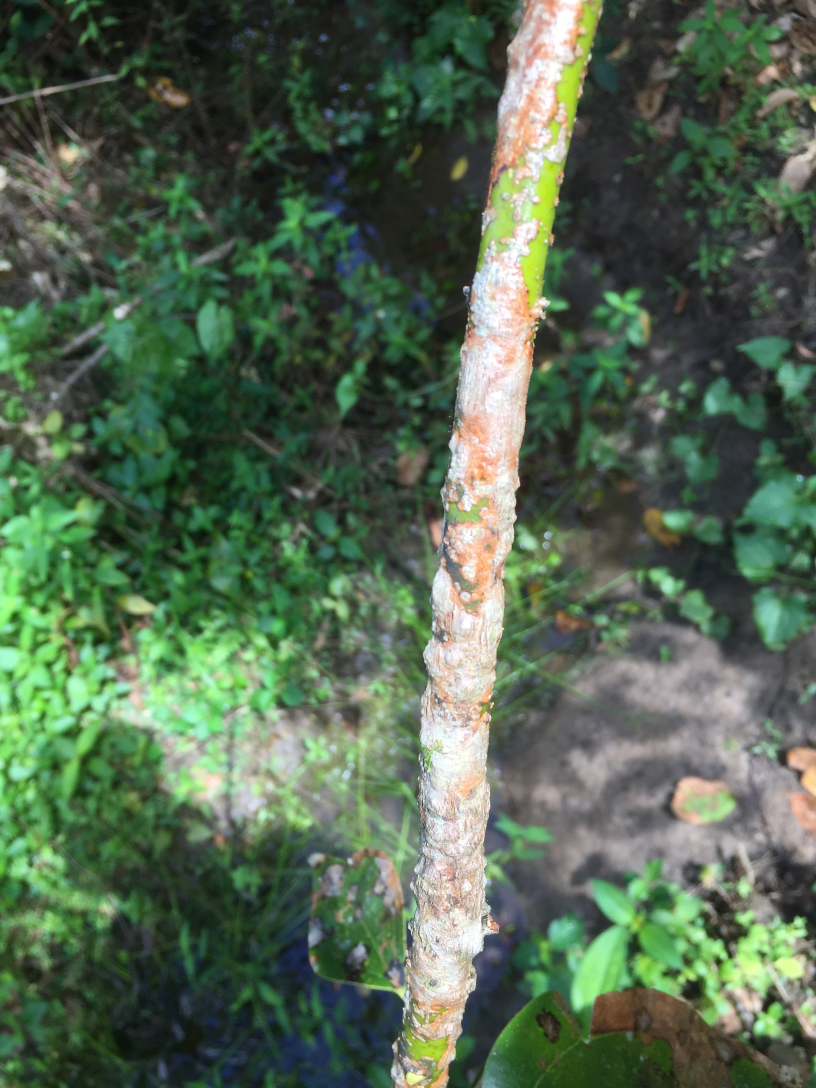
#> input picture Disease_Detection/data/RoughBark/IMG_1564.JPG, 2448 x 3264 px (shown at 1/3 size)
$ python train_svm_model.py   (older library calls are emulated)
#> lines starting #> are read from the running program, lines starting #| are printed output that depends on the picture
#> the answer given: ../../Disease_Detection/data/RoughBark
#> further down, image is the input picture: shape (3264, 2448, 3); mean B, G, R 80.7, 103.2, 83.7
import os
import cv2
import numpy as np
import joblib
from sklearn.svm import SVC
from sklearn.preprocessing import StandardScaler
from sklearn.model_selection import train_test_split, GridSearchCV
from sklearn.metrics import accuracy_score
from skimage.feature import graycomatrix, graycoprops
from scipy.stats import kurtosis, skew
import tkinter as tk
from tkinter import filedialog

# Function to extract features from an image using both Laplacian and Sobel Edge Detection
def extract_features(image):
    gray_image = cv2.cvtColor(image, cv2.COLOR_BGR2GRAY)
    blurred_image = cv2.GaussianBlur(gray_image, (5, 5), 2)
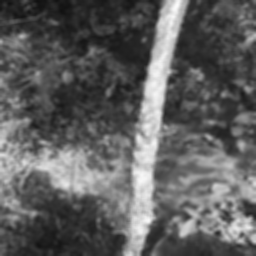
#> blurred_image: shape (256, 256); min 17, max 251, mean 94.7
    clahe = cv2.createCLAHE(clipLimit=3.0, tileGridSize=(8, 8))
    enhanced_image = clahe.apply(blurred_image)
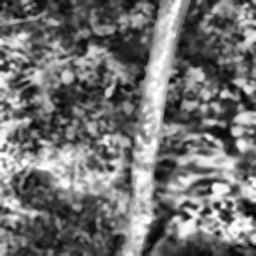
#> enhanced_image: shape (256, 256); min 1, max 255, mean 113.7

    # Use Laplacian edge detection
    laplacian = cv2.Laplacian(enhanced_image, cv2.CV_64F)
    laplacian = cv2.convertScaleAbs(laplacian)
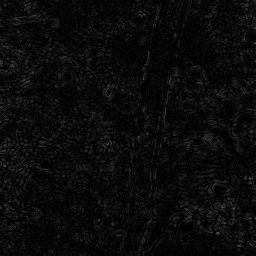
#> laplacian: shape (256, 256); min 0, max 86, mean 11

    # Use Sobel edge detection
    sobel_x = cv2.Sobel(enhanced_image, cv2.CV_64F, 1, 0, ksize=3)
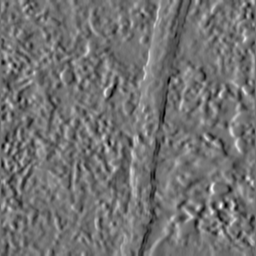
#> sobel_x: shape (256, 256) float64; min -449, max 548, mean -1.1; drawn with min black and max white
    sobel_y = cv2.Sobel(enhanced_image, cv2.CV_64F, 0, 1, ksize=3)
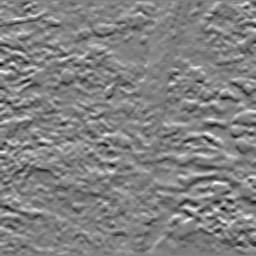
#> sobel_y: shape (256, 256) float64; min -537, max 517, mean -0.1; drawn with min black and max white
    sobel_magnitude = cv2.magnitude(sobel_x, sobel_y)
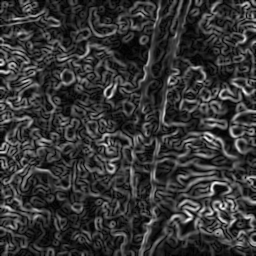
#> sobel_magnitude: shape (256, 256) float64; min 0, max 564.2, mean 119.7; drawn with min black and max white
    sobel_magnitude = cv2.convertScaleAbs(sobel_magnitude)

    # Combine Laplacian and Sobel
    combined_edges = cv2.bitwise_or(laplacian, sobel_magnitude)
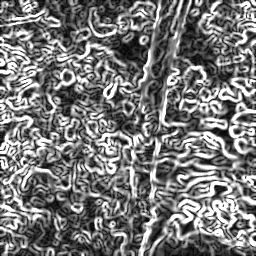
#> combined_edges: shape (256, 256); min 0, max 255, mean 120.4

    # Extract GLCM features from combined edges
    glcm = graycomatrix(combined_edges, distances=[1], angles=[0], symmetric=True, normed=True)
    contrast = graycoprops(glcm, 'contrast')[0, 0]
#> contrast = 1629.7
    correlation = graycoprops(glcm, 'correlation')[0, 0]
#> correlation = 0.837
    energy = graycoprops(glcm, 'energy')[0, 0]
#> energy = 0.0521
    homogeneity = graycoprops(glcm, 'homogeneity')[0, 0]
#> homogeneity = 0.0999

    # Other statistical features from combined edges
    mean_val = np.mean(combined_edges)
#> mean_val = 120.4
    std_val = np.std(combined_edges)
#> std_val = 70.83
    entropy_val = -np.sum(combined_edges * np.log2(combined_edges + 1e-5))
#> entropy_val = -56555052.4
    rms_val = np.sqrt(np.mean(combined_edges**2))
#> rms_val = 10.52
    variance = np.var(combined_edges)
#> variance = 5016.7
    smoothness = 1 - (1 / (1 + np.sum(combined_edges)))
#> smoothness = 1
    kurtosis_val = kurtosis(combined_edges.flatten())
#> kurtosis_val = -0.838
    skewness_val = skew(combined_edges.flatten())
#> skewness_val = 0.476

    # Correct IDM (Inverse Difference Moment)
    m, n = combined_edges.shape
#> m = 256; n = 256
    row_indices, col_indices = np.indices((m, n))
    IDM = np.sum(combined_edges / (1 + (row_indices - col_indices)**2))
#> IDM = 96028.8
    IDM /= m * n  # Normalize by number of pixels
#> IDM = 1.47

    # Return all 26 features
    return [contrast, correlation, energy, homogeneity, mean_val, std_val, entropy_val, rms_val,
            variance, smoothness, kurtosis_val, skewness_val, IDM]

# Step 1: Open file dialog to select the folder containing images
root = tk.Tk()
root.withdraw()  # Hide the root window
folder_name = filedialog.askdirectory(title="Select Folder Containing Images")

# Check if the folder exists
if not folder_name:
    print("No folder selected. Exiting...")
    exit(1)

# Display the selected folder
print(f"Selected folder: {folder_name}")

# Define file extensions
valid_extensions = ['.png', '.jpg', '.bmp', '.JPG']
all_images = [f for f in os.listdir(folder_name) if any(f.endswith(ext) for ext in valid_extensions)]

# Sort images numerically based on the numerical part of the filename (e.g., img_01, img_02, ..., img_300)
all_images.sort(key=lambda f: int(f.split('_')[1].split('.')[0]))

# Initialize dataset list and leaftype list
dataset = []
leaftype = []

# Process images in the correct numerical order
for img_name in all_images:
    image_path = os.path.join(folder_name, img_name)
    print(f"Processing image: {img_name}")

    image = cv2.imread(image_path)
    image = cv2.resize(image, (256, 256))

    features = extract_features(image)
#> features = [1629.7, 0.837, 0.0521, 0.0999, 120.4, 70.83, -56555052.4, 10.52, 5016.7, 1, -0.838, 0.476, 1.47]
    dataset.append(features)

    # Assign leaf type based on image number (1 for Pure Cinnamon, 2 for Wild Cinnamon)
    img_num = int(img_name.split('_')[1].split('.')[0])
    if img_num <= 150:
        leaftype.append(1)  # Type 1 for Pure Cinnamon
    else:
        leaftype.append(2)  # Type 2 for Wild Cinnamon
#> pass 2 of the loop `for img_name in all_images:`:
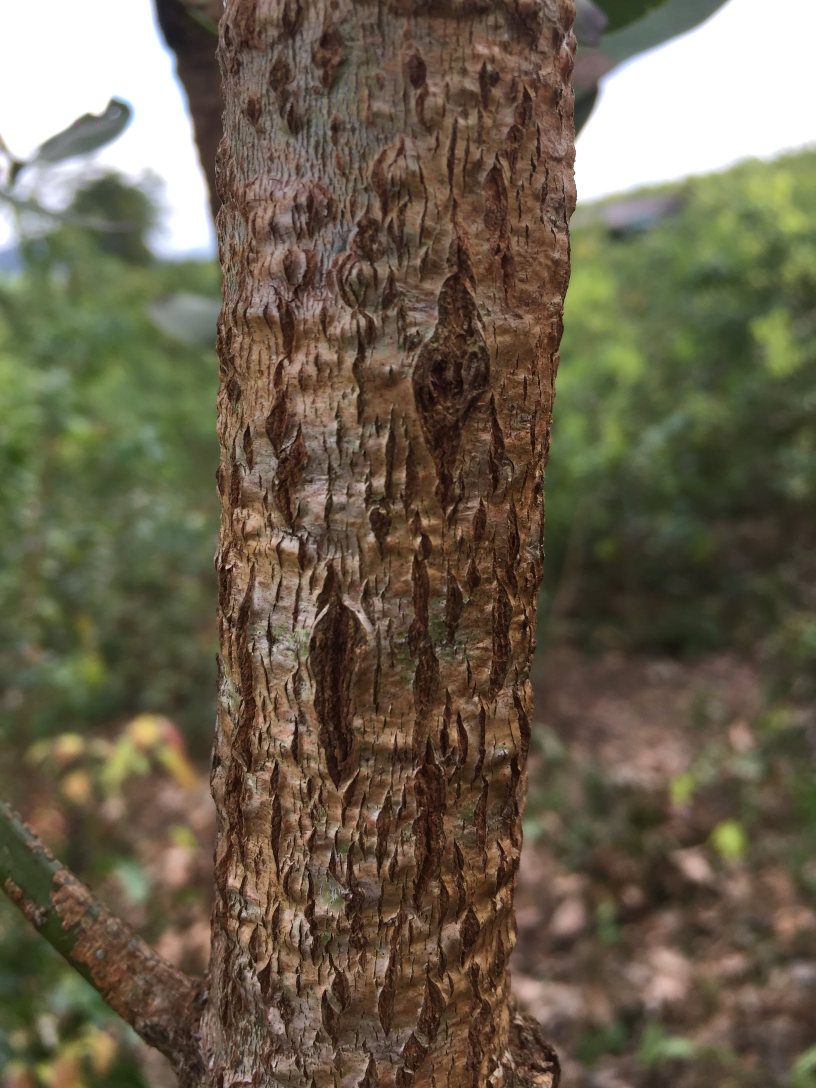
#> input picture Disease_Detection/data/RoughBark/IMG_1668.JPG, 2448 x 3264 px (shown at 1/3 size)
#> image is the input picture: shape (3264, 2448, 3); mean B, G, R 77.2, 96.6, 106.5
#> image: shape (256, 256, 3)
#> in extract_features (call 2), `sobel_magnitude = cv2.magnitude(sobel_x, sobel_y)`:
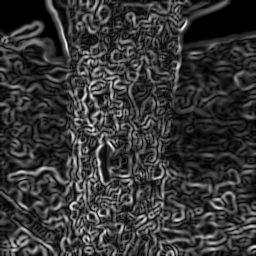
#> sobel_magnitude: shape (256, 256) float64; min 0, max 579.9, mean 123.3; drawn with min black and max white
#> in extract_features (call 2), `combined_edges = cv2.bitwise_or(laplacian, sobel_magnitude)`:
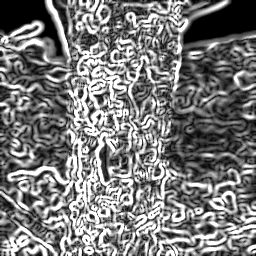
#> combined_edges: shape (256, 256); min 0, max 255, mean 122.1
#> contrast = 1817.1
#> correlation = 0.844
#> energy = 0.0812
#> homogeneity = 0.161
#> mean_val = 122.1
#> std_val = 76.35
#> entropy_val = -57999665.9
#> rms_val = 10.06
#> variance = 5829
#> kurtosis_val = -0.965
#> skewness_val = 0.326
#> in extract_features (call 2), `IDM = np.sum(combined_edges / (1 + (row_indices - col_indices)**2))`: IDM = 101920.5
#> in extract_features (call 2), `IDM /= m * n`: IDM = 1.56
#> features = [1817.1, 0.844, 0.0812, 0.161, 122.1, 76.35, -57999665.9, 10.06, 5829, 1, -0.965, 0.326, 1.56]

# Convert to numpy arrays for easier handling
dataset = np.array(dataset)
leaftype = np.array(leaftype)

# Step 2: Split the data into training and testing sets
X_train, X_test, y_train, y_test = train_test_split(dataset, leaftype, test_size=0.3, random_state=42)
#> y_train = [2]; y_test = [2]

# Step 3: Standardize the data (important for SVM)
scaler = StandardScaler()
X_train_scaled = scaler.fit_transform(X_train)
X_test_scaled = scaler.transform(X_test)

# Step 4: Use GridSearchCV to find the best SVM hyperparameters
param_grid = {
    'C': [0.1, 1, 10, 100],
    'gamma': [1, 0.1, 0.01, 0.001],
    'kernel': ['rbf']
}

svm = SVC()
grid_search = GridSearchCV(svm, param_grid, refit=True, verbose=2, cv=5)
grid_search.fit(X_train_scaled, y_train)
#| Fitting 5 folds for each of 16 candidates, totalling 80 fits
#> (the run stopped early here; a loop or call above may not have finished)
